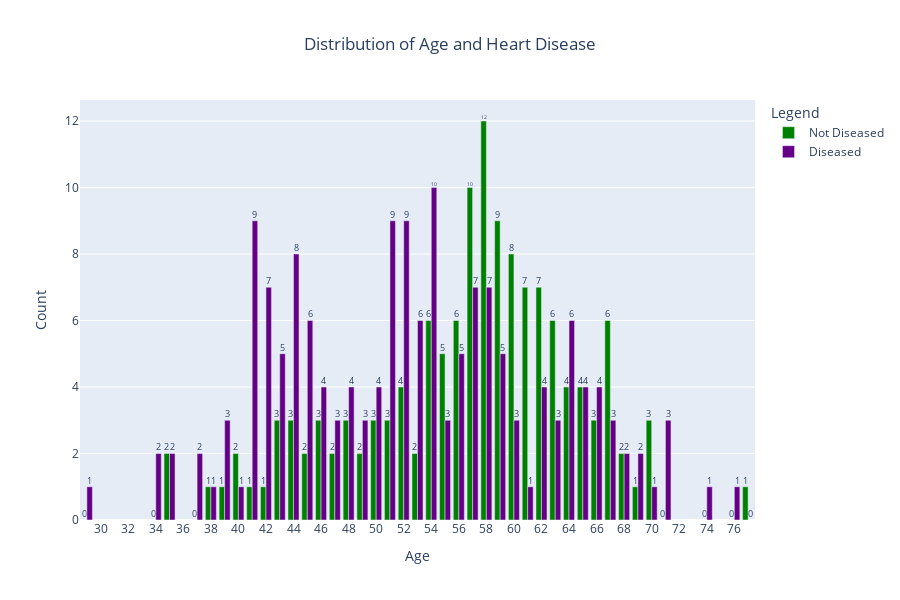

This figure's notebook cell:
### Markdown cell above
Looking at the scatterplots, it seems as though there are no obvious correlations between the different variables except for "max_heart_rate" and "age" which seems to have a weak negative linear correlation. Also, `exercise_st_depression` does not seem to be normally distributed.

### Code cell
# cross tab of age and target
ct = pd.crosstab(df["age"], df["target"])

# create a plotly graph object to compare age with heart disease
fig = go.Figure(data=[
    go.Bar(name='Not Diseased', x=ct.index,
           y=ct[0], text=ct[0], textposition="outside"),
    go.Bar(name='Diseased', x=ct.index,
           y=ct[1], text=ct[1], textposition="outside")
])
fig.update_layout(barmode='group',
                  colorway=["green", "#650086"],
                  height=600,
                  title={"text": "Distribution of Age and Heart Disease",
                         "x": 0.5,
                         "xanchor": "center"},
                  xaxis_title="Age",
                  yaxis_title="Count",
                  legend_title="Legend")
fig.update_xaxes(nticks=30)

fig.show()

### Figure 1 — Plotly figure (JSON) as saved in the notebook; plotly's stock layout.template omitted (floating-point values rounded to 4 significant figures)
{"data": [{"name": "Not Diseased", "text": ["0", "0", "2", "0", "1", "1", "2", "1", "1", "3", "3", "2", "3", "2", "3", "2", "3", "3", "4", "2", "6", "5", "6", "10", "12", "9", "8", "7", "7", "6", "4", "4", "3", "6", "2", "1", "3", "0", "0", "0", "1"], "textposition": "outside", "type": "bar", "x": [29, 34, 35, 37, 38, 39, 40, 41, 42, 43, 44, 45, 46, 47, 48, 49, 50, 51, 52, 53, 54, 55, 56, 57, 58, 59, 60, 61, 62, 63, 64, 65, 66, 67, 68, 69, 70, 71, 74, 76, 77], "y": [0, 0, 2, 0, 1, 1, 2, 1, 1, 3, 3, 2, 3, 2, 3, 2, 3, 3, 4, 2, 6, 5, 6, 10, 12, 9, 8, 7, 7, 6, 4, 4, 3, 6, 2, 1, 3, 0, 0, 0, 1]}, {"name": "Diseased", "text": ["1", "2", "2", "2", "1", "3", "1", "9", "7", "5", "8", "6", "4", "3", "4", "3", "4", "9", "9", "6", "10", "3", "5", "7", "7", "5", "3", "1", "4", "3", "6", "4", "4", "3", "2", "2", "1", "3", "1", "1", "0"], "textposition": "outside", "type": "bar", "x": [29, 34, 35, 37, 38, 39, 40, 41, 42, 43, 44, 45, 46, 47, 48, 49, 50, 51, 52, 53, 54, 55, 56, 57, 58, 59, 60, 61, 62, 63, 64, 65, 66, 67, 68, 69, 70, 71, 74, 76, 77], "y": [1, 2, 2, 2, 1, 3, 1, 9, 7, 5, 8, 6, 4, 3, 4, 3, 4, 9, 9, 6, 10, 3, 5, 7, 7, 5, 3, 1, 4, 3, 6, 4, 4, 3, 2, 2, 1, 3, 1, 1, 0]}], "layout": {"barmode": "group", "colorway": ["green", "#650086"], "height": 600, "legend": {"title": {"text": "Legend"}}, "title": {"text": "Distribution of Age and Heart Disease", "x": 0.5, "xanchor": "center"}, "xaxis": {"nticks": 30, "title": {"text": "Age"}}, "yaxis": {"title": {"text": "Count"}}}}
